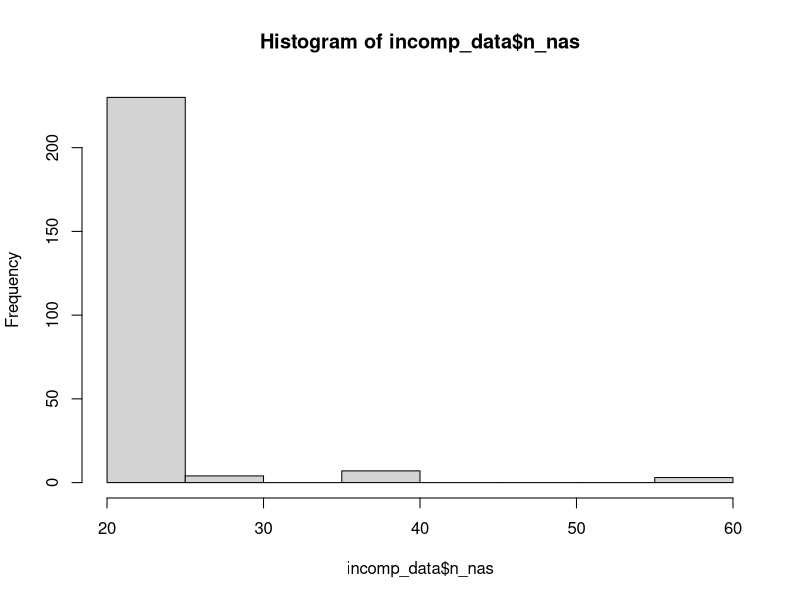

Reproduce this figure in R.
rm(list=ls())
library(tidyverse)

# this is a dataset based on a real limesurvey output
# VP codes are randomly generated (so not real),
# datetimes are randomly generated (so not real)
# all questionnaire scores have been randomized, so that there is no
# actual reasonable data for a real analysis and fully anonymous
# age and sex have also been randomized
# dataset only for demo purposes

data  <- read.csv("data/messy_example/results.csv", na.strings="NA")


# okay this is messy, lets inspect:
# Questionnaires:
#   - demographics
#   - PHQ (one variable is not 1-3 but A1-AX coded, that we have to fix)
#   - BDI (where the variable names have been named after symptoms, not BDI1, BDI2 etc.)
#   - UIS, PSWQ, GAD7 and ERQ Questionnaires
#   - for the sake of brevity I will only do PHQ, BDI and UIS, but everything we do can be
#     applied to the other vars

# okay lets look at our missing stuff (here we need some knowledge about limesurvey)
# 1. All participants who completed the  questionnaire (pressed "Abschicken" at the very end)
#    will have a date in the variable "submitdate"
# --> We know these have completed the questionnaire for sure!
# all the others have not. There are some participants who only have the PHQ,
# but than have one answer with A1, and then only NAs. These participants have answered
# the suicidality item of the phq > 1, so get a text displayed and then close the browser window
# because these do not have a submitdate, they are also covered by 1.
# there could be some participants which have stopped at some point in the survey. These do not have a submitdate.
# 2. In theory there could be some participants, which completed the whole questionnaire, but
# on the very last page, instead of "abschicken" they just closed the browser window. In that
# case they will have a full dataset, but now submitdate. On visual inspection this does not seem to be
# the case in our dataset, but lets check later anyway.
# 3. There might be some test runs of us experimenters in here. The only way to discern these from real
# vps is by either manually checking the VP-Code, or by knowing the correct dates - sorry, no automated way here
# so lets do this step by step:




# Step one: The easy stuff

# first lets get all data with submitdates because we know these are for real
# note that missing values are actually empty strings ("") here, not NAs
complete_data <- data[data$submitdate!="", ]

incomp_data <- data[data$submitdate=="",]


## --> Okay, lets scan the incomplete data for the other cases

# Step two: Are there any participants who have no submitdate, but complete questionnaires?
# hint: order of columns in limesurvey is always order of presentation (if not randomized),
# therefore lets see if the last real item (PSWQ1.PSWQ16.) is answered anywhere
# (btw, PSWQ is spelled wrong in the dataset...)

# are there any values where PSWQ16 is not na in here?
any(!is.na(incomp_data$PSQW1.PSWQ16.))
# --> no, so this is not the case, we do not have to worry (haha) about it
# if there would be some:
# rbind(complete_data, incomp_data[!is.na(incomp_data$PSQW1.PSWQ16.),])
# --> that would join the complete dataset with these cases




# step3: are there people with no submite-date which stopped at some point in the survey?

# this calculates the number of not NAs in each row (=each participant)
incomp_data$n_nas <- rowSums(!is.na(incomp_data))
# a lot here are ~22, thats because these are the datestamps and such, so this is the number
# of not-NAs you get when you open and start the questionnaire, but do not fill out any questions
# some are 38, these are the ones who completed the PHQ but then got sorted out.
hist(incomp_data$n_nas)
# --> if there would have been people here with values > 38, we might want to include them anyway
# (here not the case). We could have an hard threshhold for example:
# n_nas <- incomp_data$n_nas
# incomp_data$n_nas <- NULL
# rbind(complete_data, incomp_data[n_nas>55],)
# or just add them manually after visual single case inspection:
# incomp_data$n_nas <- NULL
# rbind(complete_data, incomp_data[vpcode=="XXXXXX"],)


# step 4: Eliminate test runs

# if there are some obvious ones, I can just delete manually, because for example
# I know my personal VP code or because the vp code is "test123"

complete_data <- complete_data[complete_data$vpcode!="1199MLNK6875",]

# sometimes I want to include a date range, which is a bit more complicated
# please note that this only works with the specified format! If you dates are different
# then you need to adapt that

# first convert to not just a string, but a DateTime Object
dates <- as.POSIXct(complete_data$submitdate, format = "%Y-%m-%d %H:%M:%S")
cutoff <- as.POSIXct("2085-05-03 12:00:00")
complete_data <- complete_data[dates>=cutoff,]
# --> includes all submitdates made after cutoff (maybe the day we activated the study
# on SONA)




# --> okay now complete_data is actually complete. Lets get to fixing the vars


# first of: lets fix the phq item with the wrong coding (nr. 2)

complete_data$PHQ2 <- recode(complete_data$PHQ2,
                             A1 = 0,
                             A2 = 1,
                             A3 = 2,
                             A4 = 3)


# okay the bdis are really named awfully
# here students used the symptom titles instead of numbers

# selects fist bdi item (Traurigkeit) and last one (sexuellesInteresse)
# and recodes them to bdi + number
# please take care, that these are actually in the right order and 
# are actually sequential with nothing in between
complete_data <- complete_data %>% rename_with(
  .fn = ~paste0("bdi", seq_along(.)),
  .cols = Traurigkeit:sexuellesInteresse
)

# bdi items are sometimes coded 2a, 2b ( for example too much or not enough sleep),
# for the analysis this is just =2, so lets change it

#--> `` are backticks and necessary, cause 2 = ... is not a valid r command because it starts with a number
complete_data <- complete_data %>% 
  mutate(across(bdi1:bdi21, ~recode(.x,
                                    `1` = 1,
                                    `2` = 2,
                                    `3` = 3,
                                    `1a` = 1,
                                    `1b` = 1,
                                    `2a` = 2,
                                    `2b` = 2,
                                    `3a` = 3,
                                    `3b` = 3,
                                    `0` = 0)))
# recodes all bdi variabls according to recode




# so lets also do the UIS scale

complete_data <- complete_data %>% rename_with(
  .fn = ~paste0("UIS", seq_along(.)),
  .cols = UIS01.UIS18001.:UIS01.UIS18018.
)



# nice, lets calculate the sum scores


complete_data <- complete_data %>% 
  mutate(bdi_sum = rowSums(across(bdi1:bdi21)),
         phq_sum = rowSums(across(PHQ01:PHQ9)),
         uis_sum = rowSums(across(UIS1:UIS18)))


# when you code stuff like that, always good check one or two participants by hand


complete_data %>% select(PHQ01:PHQ9)

# first row is 1 + 0 +1+1+2+1+1+0+0 = 7
# second row is 1+1+0+2+2+1+2+0+0 = 9
# lets check
complete_data$phq_sum[1:2]
# correct!



# okay lets get a clean dataset. We can either delete everything we do not need, or choose what to keep
# lets choose what to keep here, because its much less then what we want to loose
# if we decide to need more vars, we can always just add here and rerun the script

data <- complete_data %>% 
  select(id, submitdate, vpcode,
         Alter,
         Geschlecht,
         Schulabschluss,
         Berufabschluss,
         Studium,
         Studienfach,
         uis_sum,
         phq_sum,
         bdi_sum)

# okay on inspection: Lets not use empty strings, but real NAs for missing studienfach angaben

data$Studienfach[data$Studienfach==""] <- NA



# lets save
write.csv(data, "data/messy_example/clean.csv")

# voila
